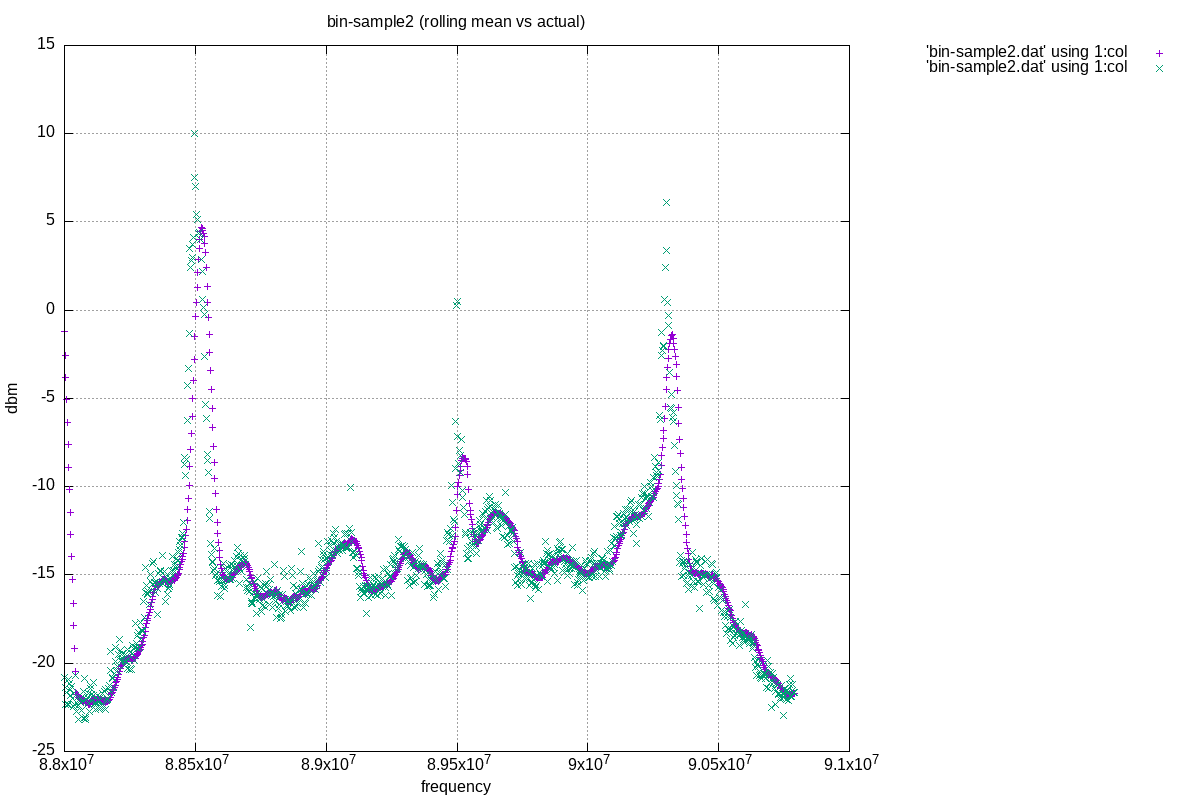

Source code (gnuplot):
# plot bin-sample2
set title 'bin-sample2 (rolling mean vs actual)'
set xlabel 'frequency'
set ylabel 'dbm'
set grid
#
set terminal png size 1200,800
set output 'bin-sample2.png'
set key outside
plot for [col=2:3] 'bin-sample2.dat' using 1:col 
#plot 'bin-sample2.dat'
#
